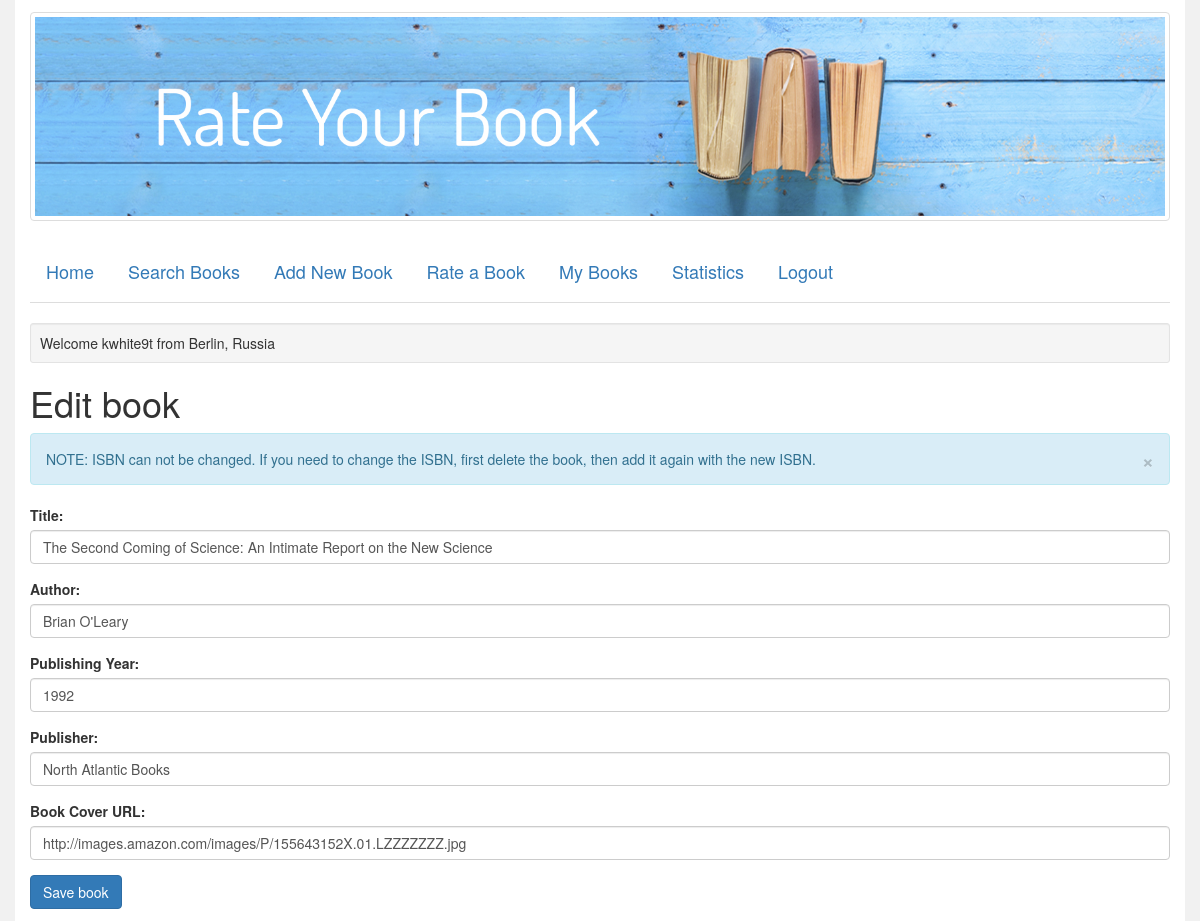
Page /app/edit-book.php?isbn=155643152X (signed in) on the committed database.
### tables this page shows
CREATE TABLE `books` (
  `isbn` varchar(100) NOT NULL,
  `book_title` varchar(100) DEFAULT NULL,
  `book_author` varchar(100) DEFAULT NULL,
  `publish_year` int(4) DEFAULT NULL,
  `publisher` varchar(100) DEFAULT NULL,
  `registration_date` datetime DEFAULT NULL,
  `registered_by` int(11) DEFAULT NULL,
  `book_image` varchar(2000) DEFAULT NULL
);

### app/backend/books-app.php (called while the page is built, shortened)
<?php
class BooksApp {
	protected $connection;
	public function __construct() {
		$this->connection = $this->connect_to_db();
	}
	protected function connect_to_db() {
		$servername = DB_HOST;
		$username = DB_USER;
		$password = DB_PASSWORD;
		$database_name = DB_NAME;
		$conn = new mysqli($servername, $username, $password, $database_name);
		return $conn;
	}
	public function get_book_by_isbn($isbn = "") {
		$sql = "SELECT isbn, book_title, book_author, publish_year, publisher, book_image, registered_by, registration_date FROM books WHERE isbn = ?";
		$stmt = $this->connection->prepare($sql);
		$stmt->bind_param('s', $isbn);
		$stmt->execute();
		$result = $stmt->get_result();
		if ($result->num_rows > 0) {
			$book = $result->fetch_object();
			$user_id = $book->registered_by;
			$isbn = $book->isbn;
			$user_name = $this->get_user_name_by_id($user_id);
			$rating_avg = $this->get_book_avarage_rating($isbn);
			$book->registered_by = $user_name;
			$book->rating_avg = $rating_avg;
			return $book;
		}
		return false;
	}
	public function get_user_name_by_id($id ="") {
		$sql = "SELECT user_name FROM users WHERE user_id = ".$id.";";
		if ($result = $this->connection->query($sql)) {
			$row = $result->fetch_object();
			$user_name = $row->user_name;
			return $user_name;
		}
		return false;
	}
	public function get_book_avarage_rating($isbn = "") {
		$sql = "SELECT AVG(rating) AS avg FROM books_ratings WHERE isbn = '".$isbn."'";
		$result = $this->connection->query($sql);
		if ($result->num_rows > 0) {
			$row = $result->fetch_object();
			$avg = round($row->avg, 0, PHP_ROUND_HALF_UP);
			return $avg;
		}
		return false;
	}
	}

### app/backend/initialize.php (called while the page is built, shortened)
<?php
	require_once(__DIR__ . '/books-app.php');
	$app = new BooksApp();
?>

### app/edit-book.php (the view, shortened to what this page needs)
<?php
	require_once(__DIR__ . '/backend/initialize.php');
	$isbn = $_GET['isbn'];
	$book = $app->get_book_by_isbn($isbn);
?>
<!DOCTYPE html>
<html>
<head>
	<link rel="stylesheet" type="text/css" href="/app/css/bootstrap.min.css">
	<link rel="stylesheet" type="text/css" href="/app/css/style.css">
</head>
<body>
	<div class="container">
		<div>
			<?php include(__DIR__ . '/partials/header.php'); ?>
		</div>
			<h1>Edit book</h1>
			<div class="alert alert-info">
			<a href="#" class="close" data-dismiss="alert" aria-label="close">&times;</a>
			NOTE: ISBN can not be changed. If you need to change the ISBN, first delete the book, then add it again with the new ISBN.
			</div>
			<form action="/app/backend/edit-user-book.php" method="post">
				<div class="form-group">
					<label for="booktitle">Title:</label>
					<input type="text" name="booktitle" placeholder="Title" id="booktitle" value="<?php echo $book->book_title; ?>" required class="form-control">
				</div>
				<div class="form-group">
					<label for="bookauthor">Author:</label>
					<input type="text" name="bookauthor" id="bookauthor" placeholder="Author" value="<?php echo $book->book_author; ?>" required class="form-control">
				</div>
				<div class="form-group">
					<label for="publishyear">Publishing Year:</label>
					<input type="text" name="publishyear" placeholder="Year" id="publishyear" value="<?php echo $book->publish_year; ?>" required class="form-control">
				</div>
				<div class="form-group">
					<label for="publisher">Publisher:</label>
					<input type="text" name="publisher" placeholder="Publisher" id="publisher" value="<?php echo $book->publisher; ?>" required class="form-control">
				</div>
				<div class="form-group">
					<label for="bookimage">Book Cover URL:</label>
					<input type="url" name="bookimage" placeholder="image URL" id="bookimage" value="<?php echo $book->book_image; ?>" required class="form-control">
				</div>
					<input type="submit" value="Save book" name="submit" class="btn btn-primary">
			</form>
	</div>
</body>
</html>

### app/css/style.css (style rules this page uses)
body { background-color: #f1f1f1; }
.container { background-color: white; padding-bottom: 1%; padding-top: 1%; }

### rows in the picture
books: booktitle "The Second Coming of Science: An Intimate Report on the New Science", bookauthor "Brian O'Leary", publishyear "1992", publisher "North Atlantic Books", bookimage "http://images.amazon.com/images/P/155643152X.01.LZZZZZZZ.jpg"

### other values in the picture
$app->user->user_name "kwhite9t"
$app->user->city "Berlin"
$app->user->country "Russia"
